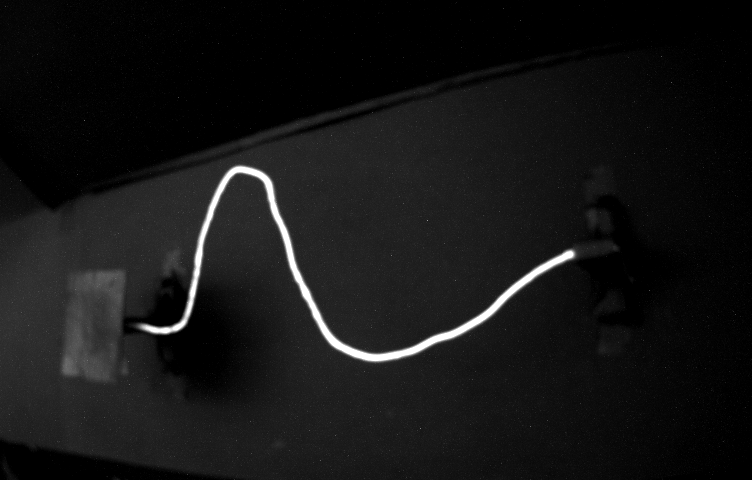
#> input picture new_sawyer_test/0.png, 752 x 480 px, found by its file name
$ python main.py
#> lines starting #> are read from the running program, lines starting #| are printed output that depends on the picture; after the words box and inside, x2 and y2 are one past the last pixel; in counts of white or black regions, pixels touching at a corner belong together
### src/utils.py
import numpy as np

def skew(vecs):
    zeros = np.zeros(vecs.shape[:-1])
    arr = np.array([[        zeros, -vecs[..., 2],  vecs[..., 1]],
                    [ vecs[..., 2],         zeros, -vecs[..., 0]],
                    [-vecs[..., 1],  vecs[..., 0],         zeros]])
    # (3, 3, *batch)
    return np.moveaxis(arr, (0, 1), (-2, -1))

def to_homogeneous(pts):
    return np.concatenate((pts, np.ones((len(pts), 1))), axis=1)

def project(K, extrinsic, pts):
    P = K @ extrinsic
    local_pts = (P @ pts[..., None])[..., 0]
    return local_pts / local_pts[..., 2:]

### src/detection.py
import cv2 as cv
from matplotlib import pyplot as plt
import numpy as np
import skimage
import config

def extract_wire(img):
    blurred = skimage.filters.gaussian(img, 6, preserve_range=True)
    diff = img - blurred
    mask = np.uint8(skimage.filters.apply_hysteresis_threshold(diff, 70, 120)) * 255
    mask = cv.dilate(mask, np.ones((3, 3)))
    skel = cv.ximgproc.thinning(mask)
    cc, rr = np.nonzero(skel.T)
    return rr[::10], cc[::10]

def pixel_to_ray(K, rr, cc):
    px_h = np.stack((cc, rr, np.ones(len(cc))), axis=-1)[..., None]
    rays = (np.linalg.inv(K) @ px_h).squeeze(-1)
    rays[..., 0] *= -1
    rays = rays / rays[..., 2:]
    return rays

def detect_full(imgs):
    rays = []
    for img in imgs:
        rr, cc = extract_wire(img)

        rays.append(pixel_to_ray(config.K, rr, cc))
    return rays

### src/reconstruction.py
import numpy as np
import scipy as sp
import config
from utils import *
from matplotlib import pyplot as plt

# Every function in this file expects 2D homogeneous coordinates

# Arguments:
# epipolar_lines: E @ x
# points_h_2d: x'
# Returns:
# intersections: points where the epipolar lines intersect the curve
# n1: point idx
def intersect_curves(epipolar_lines, pts):
    # corresponding points satisfy x'Ex = 0
    # so find when x'Ex changes signs
    # TODO: maybe include points that get very close to zero and are closer than their neighbors
    offsets = np.einsum('ik,jk->ij', epipolar_lines, pts) #np.sum(epipolar_lines[:, None] * pts[None], axis=-1) # (n1, 1, 3) * (1, n2, 3) -> (n1, n2)
    sgn = np.sign(offsets)
    flip = sgn[..., 1:] - sgn[..., :-1]
    # n1: index of point in first camera view
    # n2: index of point in second camera view
    n1, n2 = np.nonzero(flip)
    diff = pts[n2] - pts[n2 + 1]
    rate = np.sum(epipolar_lines[n1] * diff, axis=-1)
    factor = (-offsets[n1, n2] / rate)[..., None]
    rate_normalized = rate / (np.linalg.norm(epipolar_lines[n1], axis=-1) * np.linalg.norm(diff, axis=-1))
    return pts[n2] + factor * diff, rate_normalized, n1, offsets

def get_depths(x_matched, intersections, R, t):
    # get ray directions of matching points
    global_pts2 = (R @ intersections[..., None])[..., 0]
    # find perpendicular displacement from origin to each ray
    # by subtracting projection of translation onto ray
    projection = (np.sum(t * global_pts2, axis=-1, keepdims=True)
                                   / np.sum(global_pts2 * global_pts2, axis=-1, keepdims=True)) * global_pts2
    perpendicular = t - projection
    # find depths as length of perpendiculars divided by component of first camera rays on perpendiculars
    # basically, rays cast from camera 1 origin should reach the ray cast from camera 2
    return np.sum(perpendicular * perpendicular, axis=-1) / np.sum(x_matched * perpendicular, axis=-1)

def match_candidates(x, depths_1, depths_2):
    err = [c1[..., None] - c2[..., None, :] for c1, c2 in zip(depths_1, depths_2)]
    assert len(err) == len(x)

    depths = []
    last_point = None
    for i, er in enumerate(err):
        if er.size == 0:
            last_point = None
            depths.append(-1)
            print('no matches found')
            continue
        penalty = None
        if last_point is not None:
            new_pts_1 = x[i, None] * depths_1[i][..., None]
            new_pts_2 = x[i, None] * depths_2[i][..., None]
            diff_1 = np.linalg.norm(new_pts_1 - last_point[None], axis=-1) ** 2
            diff_2 = np.linalg.norm(new_pts_2 - last_point[None], axis=-1) ** 2
            penalty = diff_1[..., None] + diff_2[..., None, :]
            print("applying penalty: ", penalty)
            assert penalty.shape == er.shape, penalty.shape
            er = er + 2 * penalty
        acc = np.argmin(np.abs(er))
        idx = np.unravel_index(acc, er.shape)
        d1 = depths_1[i][idx[0]]
        d2 = depths_2[i][idx[1]]
        if np.abs(d2 - d1) < 0.03:
            d = 0.5 * (d1 + d2)
            depths.append(d)
            if penalty is None or penalty[idx[0], idx[1]] < 0.02:
                last_point = x[i] * d
        else:
            last_point = None
            depths.append(-2)
            print('error too large')
    depths = np.array(depths)

    return depths, depths >= 0

# [30 lines of commented-out code are left out]

def points_on_epipolar(epipolar):
    a, b, c = epipolar
    # p1 = np.array([a, b])
    # p1 = -p1 * c / np.sum(p1 * p1)
    if np.abs(b) < 1e-7:
        return np.array([(b - c) / a, -1]), np.array([(-b - c) / a, 1])
    return np.array([-1, (a - c) / b]), np.array([1, (-a - c) / b])

def visualize_epipolar(epipolar_lines, x_1, x_2, x_3, off, images=None):
    fig, axs = plt.subplots(2, 2, sharex=True, sharey=True)
    axs[1, 0].plot(*x_1[..., :2].T, color='red')
    axs[1, 1].plot(*x_2[..., :2].T, color='red')
    axs[0, 0].plot(*x_3[..., :2].T, color='red')
    scatter_0 = axs[1, 0].scatter(*x_1[0, :2], color='blue')
    # scatter_1 = axs[1, 1].scatter(*intersections_1[n1==0][..., :2].T, color='blue')
    # scatter_2 = axs[0, 0].scatter(*intersections_2[n2==0][..., :2].T, color='blue')
    scatter_1 = axs[1, 1].scatter(*x_2[:, :2].T, s=3, color='blue')
    scatter_2 = axs[0, 0].scatter(*x_3[:, :2].T, s=3, color='blue')

    # [9 lines of commented-out code are left out]

    p1, p2 = points_on_epipolar(epipolar_lines[0][0])
    ax1 = axs[1, 1].plot(*zip(p1, p2), color='green')
    # ax1 = axs[1, 1].plot(*coords.T, color='green')

    p1, p2 = points_on_epipolar(epipolar_lines[1][0])
    ax2 = axs[0, 0].plot(*zip(p1, p2), color='green')
    # ax2 = axs[0, 0].plot(*coords.T, color='green')

    corners = np.array([[0, 0, 1],
                        [config.W, config.H, 1]]).T
    corners = np.linalg.inv(config.K) @ corners
    extents = corners[:2].flatten()
    axs[0, 0].set_xlim(extents[:2])
    axs[0, 0].set_ylim(extents[2:])
    if images:
        axs[0, 0].imshow(images[2][::-1, ::-1], extent=extents)
        axs[1, 0].imshow(images[0][::-1, ::-1], extent=extents)
        axs[1, 1].imshow(images[1][::-1, ::-1], extent=extents)

    def animate(i):
        scatter_0.set_offsets(x_1[i, :2])
        # scatter_1.set_offsets(intersections_1[n1==i][..., :2])
        # scatter_2.set_offsets(intersections_2[n2==i][..., :2])
        scatter_1.set_color(['red' if ofs > 0 else 'blue' for ofs in off[0][i]])
        scatter_2.set_color(['red' if ofs > 0 else 'blue' for ofs in off[1][i]])

        p1, p2 = points_on_epipolar(epipolar_lines[0][i])
        ax1[0].set_data(*zip(p1, p2))

        p1, p2 = points_on_epipolar(epipolar_lines[1][i])
        ax2[0].set_data(*zip(p1, p2))

        return [scatter_0, scatter_1, scatter_2, ax1[0], ax2[0]]

    from matplotlib.animation import FuncAnimation
    anim = FuncAnimation(fig, animate,
                        frames = len(x_1), interval = 200, blit = True)
    anim.save('intersections.gif')
    plt.show()

def reconstruct_full(x, x_prime, rot, pos, essential):
    intersections = []
    n = []
    depths = []
    epipolar = []
    offsets = []
    for i in range(2):
        epipolar_lines = (essential[i] @ x[..., None])[..., 0]
        epipolar.append(epipolar_lines)
        assert epipolar_lines.shape == (len(x), 3)
        inter, rate_normalized, nn, off = intersect_curves(epipolar_lines, x_prime[i])
        offsets.append(off)
        d = get_depths(x[nn], inter, rot[i], pos[i])
        plus = d > 0
        d_list = [[] for _ in range(len(x))]
        nn = nn[plus]
        d = d[plus]
        inter = inter[plus]
        n.append(nn)
        intersections.append(inter)
        for j, idx in enumerate(nn):
            d_list[idx].append(d[j])
        d_list = [np.array(lst) for lst in d_list]
        depths.append(d_list)

    visualize_epipolar(epipolar, x, *x_prime, offsets)

    selected_depths, mask = match_candidates(x, *depths)
    return x * selected_depths[..., None], mask

### src/main.py
import reconstruction, detection
import config
import cv2 as cv
import numpy as np
from matplotlib import pyplot as plt
from utils import *

image_files = [
    'new_sawyer_test/0.png',
    'new_sawyer_test/1.png',
    'new_sawyer_test/2.png',
]

def visualize_detection(imgs, pts):
    pixels = []
    for i in range(len(pts)):
        px = (config.K @ pts[i][..., None])[..., 0]
        px = (px[:, :2] / px[:, None, 2])
        pixels.append(px)
    fig, axs = plt.subplots(1, len(imgs))
    for i in range(len(imgs)):
        axs[i].imshow(imgs[i][:, ::-1], cmap='gray')
        axs[i].scatter(*pixels[i].T, s=2, c=np.arange(len(pixels[i])), cmap='viridis')

    plt.savefig('detection.png')
    plt.show()

def visualize(imgs, points_3d, points_2d, extrinsic):
    fig, axs = plt.subplots(1, len(extrinsic))
    for i, ext in enumerate(extrinsic):
        axs[i].imshow(imgs[i][:, ::-1], cmap='gray')
        scale = 1 # imgs[i].shape[0] / config.W
        projected = project(config.K, extrinsic[i], points_3d)
        projected = projected[..., :2] / projected[..., 2:]
        pts = (np.linalg.inv(config.K) @ points_2d[i][..., None]).squeeze(-1)
        pts = (pts[:, :2] / pts[:, 2:])
        axs[i].scatter(*projected.T, s=6, c=np.arange(len(projected)), cmap='viridis')
        axs[i].scatter(*pts.T, s=6, c=np.arange(len(pts)), cmap='inferno')

    plt.savefig('final.png')
    plt.show()

def get_points(images, transformations):
    G = np.linalg.inv(transformations[0]) @ transformations
    # G = config.G

    pos = G[..., :3, 3]
    rot = G[..., :3, :3]

    R = G[:, :3, :3].swapaxes(-1, -2)
    T = (-R @ G[:, :3, 3:]).squeeze(-1)
    essential = skew(T) @ R

    # detect
    pts = detection.detect_full(images)
    # reconstruct
    rays, mask = reconstruction.reconstruct_full(pts[0], pts[1:], rot[1:], pos[1:], essential[1:])
    points_3d = (G[0] @ np.concatenate((rays, np.ones((len(rays), 1))), axis=-1)[..., None])[mask].squeeze(-1)
    diff = np.linalg.norm(np.diff(points_3d, axis=0), axis=-1)
    diff = np.concatenate(([np.inf], diff, [np.inf]))
    new_mask = np.minimum(diff[1:], diff[:-1]) < 0.1
    points_3d = points_3d[new_mask]
    visualize(images, points_3d, pts, np.linalg.inv(G)[:, :3])
    return points_3d

def smooth_chord(points, idx):
    tail = points[max(idx, 0)]
    diff = points[idx] - tail
    return diff / np.linalg.norm(diff)

def main():
    images = [cv.imread(img_file, cv.IMREAD_GRAYSCALE) for img_file in image_files]
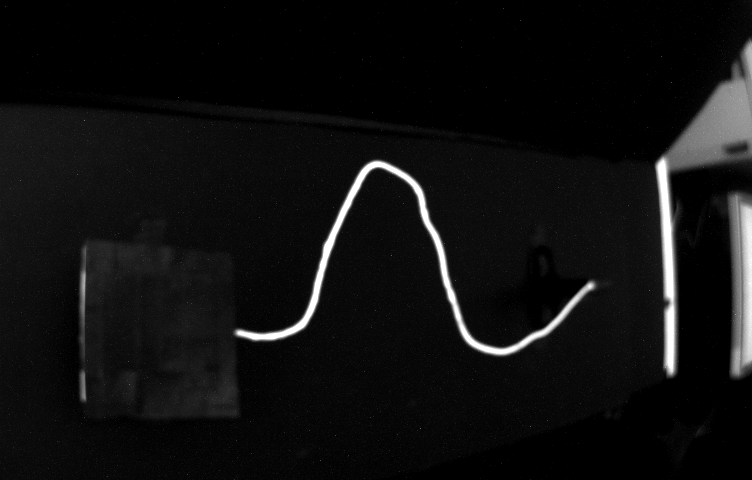
#> input picture new_sawyer_test/1.png, 752 x 480 px, found by its file name
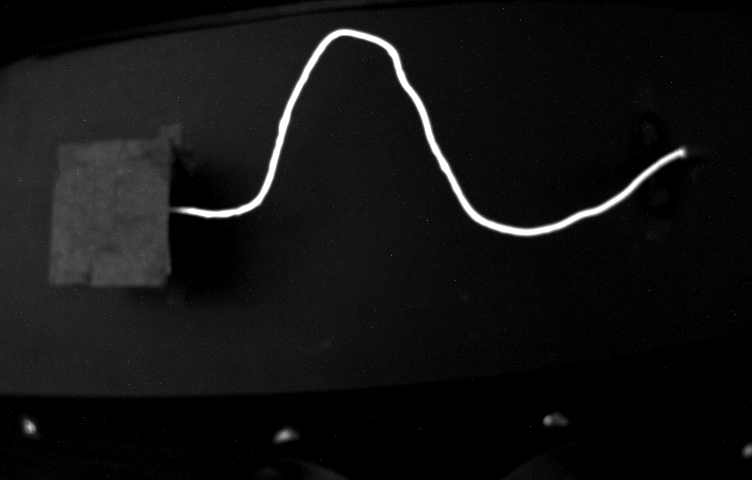
#> input picture new_sawyer_test/2.png, 752 x 480 px, found by its file name
#> images = 3 items
    images = [cv.resize(img, (config.W, config.H))[:, ::-1] for img in images]

    pts = get_points(images, config.G)
#> in get_points, `pos = G[..., :3, 3]`: pos = [[-2.78e-17, 0, 0], [-0.633, 0.0439, 0.318], [-0.355, 0.055, 0.105]]
#> in get_points, `T = (-R @ G[:, :3, 3:]).squeeze(-1)`: T = [[2.78e-17, 3.28e-34, 3.98e-33], [0.586, 0.0794, 0.393], [0.367, -0.0348, 0.0666]]
#> the loop in detect_full, `for img in imgs:` made 3 passes
#> pass 1, in extract_wire, `mask = cv.dilate(mask, np.ones((3, 3)))`:
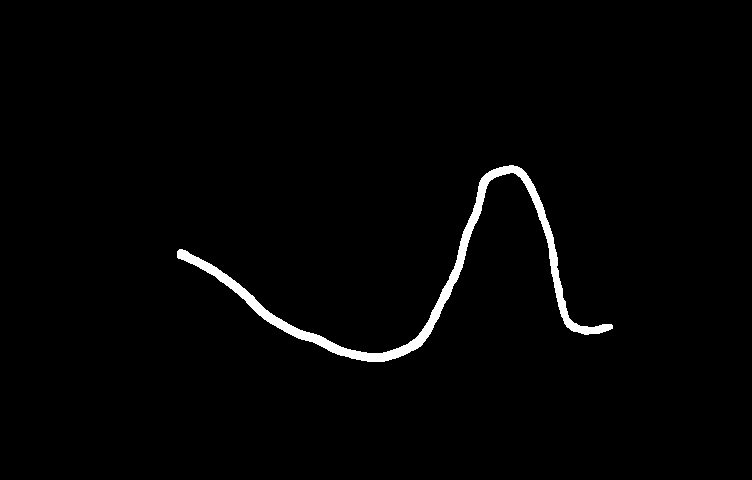
#> mask: shape (480, 752); 1.6% white; 1 white region, box (x1, y1, x2, y2) and area: (177, 165, 613, 362) 5836
#> after the loop in detect_full, `for img in imgs:`: rays = 3 items
#> the loop in reconstruct_full, `for i in range(2):` made 2 passes
#> pass 1, in intersect_curves, `sgn = np.sign(offsets)`:
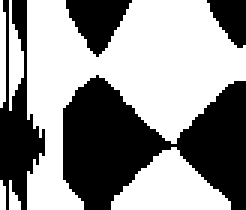
#> sgn: shape (70, 82) float64 (shown 3 times larger); values -1 (black) and 1 (white), 56.9% white; 4 black regions, box (x1, y1, x2, y2) and area: (21, 25, 82, 70) 1602, (0, 0, 15, 70) 491, (22, 0, 44, 19) 243, (69, 0, 82, 16) 137
#> pass 1, in intersect_curves, `flip = sgn[..., 1:] - sgn[..., :-1]`:
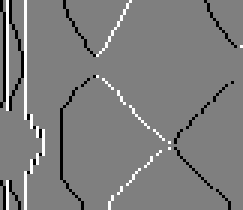
#> flip: shape (70, 81) float64 (shown 3 times larger); min -2, max 2, mean -0.012; drawn with min black and max white
#> pass 2, in intersect_curves (call 2), `offsets = np.einsum('ik,jk->ij', epipolar_lines, pts)`:
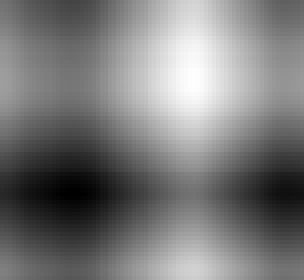
#> offsets: shape (70, 76) float64 (shown 4 times larger); min -0.112, max 0.127, mean 0.00189; drawn with min black and max white
#> after the loop in reconstruct_full, `for i in range(2):`: depths = 2 items
#> in points_on_epipolar, `a, b, c = epipolar`: a = 0.072; b = -0.729; c = 0.0399
#> in visualize_epipolar, `p1, p2 = points_on_epipolar(epipolar_lines[0][0])`: p1 = [-1, -0.044]; p2 = [1, 0.154]
#> in visualize_epipolar, `ax1 = axs[1, 1].plot(*zip(p1, p2), color='green')`: ax1 = 1 item
#> in visualize_epipolar, `p1, p2 = points_on_epipolar(epipolar_lines[1][0])`: p1 = [-1, -0.0317]; p2 = [1, -0.182]
#> in visualize_epipolar, `ax2 = axs[0, 0].plot(*zip(p1, p2), color='green')`: ax2 = 1 item
#> in visualize_epipolar, `corners = np.linalg.inv(config.K) @ corners`: corners = [[-0.6, 0.605], [-0.375, 0.395], [1, 1]]
#> in visualize_epipolar, `extents = corners[:2].flatten()`: extents = [-0.6, 0.605, -0.375, 0.395]
#> in visualize_epipolar, `anim.save('intersections.gif')`:
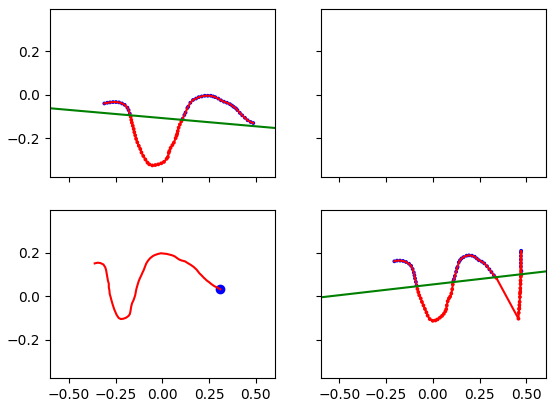
#> figure drawn by matplotlib, 3 panels
#> in match_candidates, `err = [c1[..., None] - c2[..., None, :] for c1, c2 in zip(depths_1, de..`: err = 70 point arrays, longest 8 points
#> the loop in match_candidates, `for i, er in enumerate(err):` made 70 passes
#> (new_pts_2, diff_1, diff_2, acc, idx, d1, d2, d) on passes 9 to 12: ([[0.0957, 0.0514, 0.484], [0.168, 0.09, 0.847]], [0.0141, 0.0138, 0.0137, 0.0136, 3.72e-05, 0.0199, 0.162], [4.24e-05, 0.141], 8, (4, 0), 0.48, 0.484, 0.482), ([[0.0893, 0.0595, 0.486], [0.148, 0.0984, 0.804]], [0.0146, 0.0144, 0.0143, 0.0142, 0.000113, 0.017, 0.156], [0.000127, 0.109], 8, (4, 0), 0.484, 0.486, 0.485), ([[0.0815, 0.0658, 0.487], [0.129, 0.104, 0.768]], [0.0157, 0.0155, 0.0154, 0.0153, 0.000106, 0.0139, 0.147], [9.98e-05, 0.0837], 8, (4, 0), 0.488, 0.487, 0.487), ([[0.074, 0.0707, 0.488], [0.111, 0.107, 0.736]], [0.0164, 0.0162, 0.0161, 0.016, 0.000103, 0.0118, 0.141], [8.31e-05, 0.0642], 8, (4, 0), 0.492, 0.488, 0.49)
#> (diff_1, diff_2, acc, idx, d1, d2, d, last_point) on passes 5 to 8: ([0.0112, 0.0109, 0.0108, 0.0107, 4.29e-05, 0.0337, 0.203], [7.15e-05, 0.298, 35.31], 12, (4, 0), 0.472, 0.476, 0.474, [0.119, 0.0306, 0.474]), ([0.0123, 0.012, 0.0119, 0.0118, 5.37e-05, 0.0295, 0.191], [5.92e-05, 0.249, 25.94], 12, (4, 0), 0.473, 0.478, 0.476, [0.113, 0.0345, 0.476]), ([0.0129, 0.0126, 0.0125, 0.0124, 9.52e-05, 0.0257, 0.179], [0.000106, 0.199, 21.94], 12, (4, 0), 0.476, 0.48, 0.478, [0.106, 0.0408, 0.478]), ([0.0135, 0.0132, 0.0131, 0.013, 8.46e-05, 0.0223, 0.169], [0.000103, 0.162, 30.45, 550.9], 16, (4, 0), 0.478, 0.483, 0.481, [0.0998, 0.0472, 0.481])
#> (printed output is left out)
#> after the loop in match_candidates, `for i, er in enumerate(err):`: depths = 70 values, max 0.627 at index 60, min -2 at index 0, mean -0.00569
#> in reconstruct_full, `selected_depths, mask = match_candidates(x, *depths)`: selected_depths has the same summary as depths in match_candidates
#> in get_points, `rays, mask = reconstruction.reconstruct_full(pts[0], pts[1:], rot[1:],..`: rays = 70 rows, first 8: [-0.62, -0.0649, -2], [-0.588, -0.0809, -2], [-0.556, -0.0937, -2], [0.123, 0.0265, 0.47], [0.119, 0.0306, 0.474], [0.113, 0.0345, 0.476], [0.106, 0.0408, 0.478], [0.0998, 0.0472, 0.481]
#> in get_points, `points_3d = (G[0] @ np.concatenate((rays, np.ones((len(rays), 1))), ax..`: points_3d = 53 rows, first 6: [0.123, 0.0265, 0.47, 1], [0.119, 0.0306, 0.474, 1], [0.113, 0.0345, 0.476, 1], [0.106, 0.0408, 0.478, 1], [0.0998, 0.0472, 0.481, 1], [0.0954, 0.0512, 0.482, 1]
#> in get_points, `diff = np.linalg.norm(np.diff(points_3d, axis=0), axis=-1)`: diff = 52 values, max 0.0547 at index 14, min 0.00517 at index 20, mean 0.0118
#> the loop in visualize, `for i, ext in enumerate(extrinsic):` made 3 passes
#> pts has the same summary as points_3d in get_points


if __name__ == "__main__":
    main()
